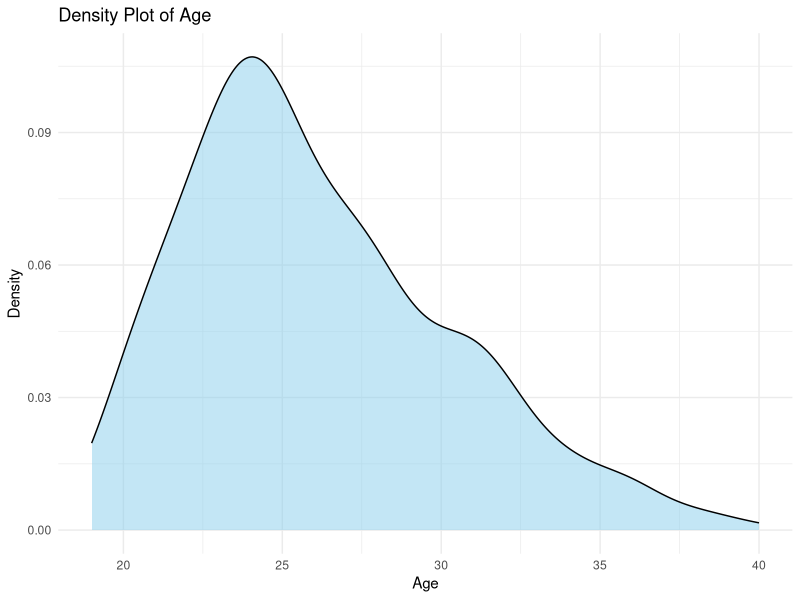
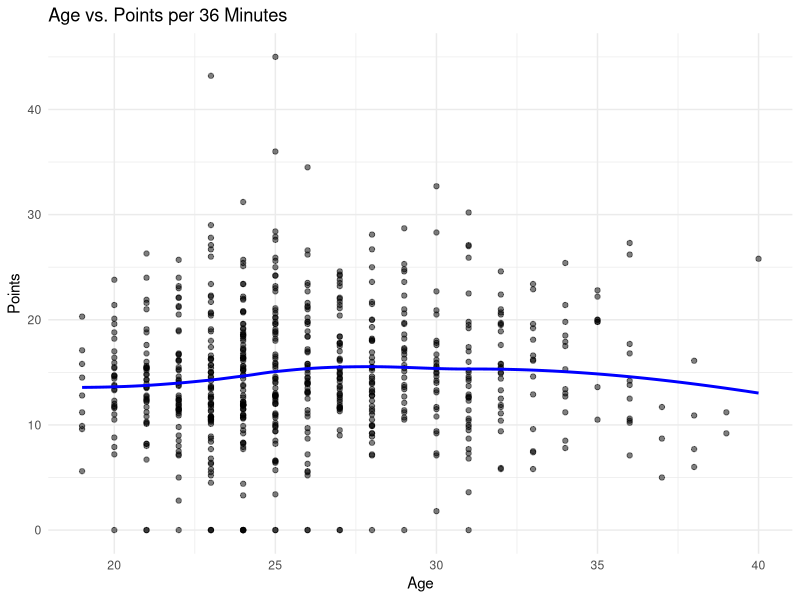
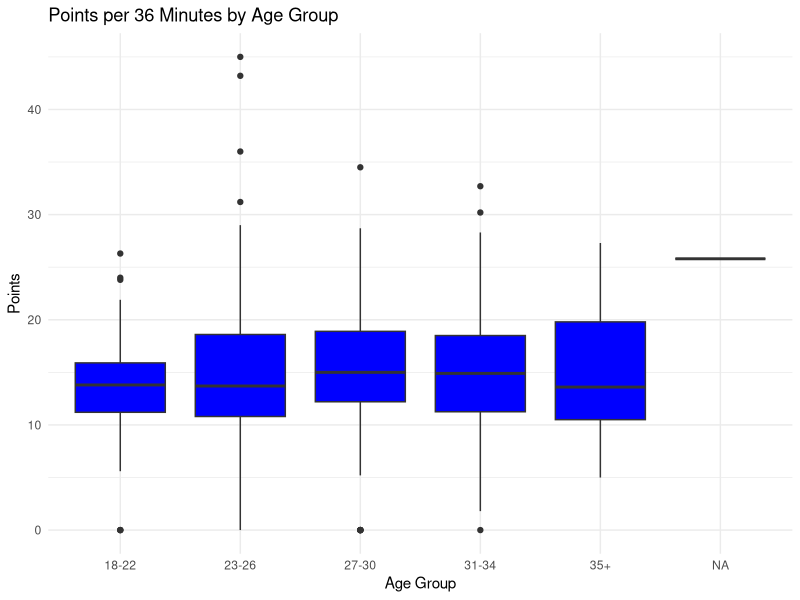

Here is the R script that generated these plots, in order:
# Age and Experience Analysis
# Coder 4 - Lihui Duan

# Load required packages
library(readr)    # For reading CSV files
library(dplyr)    # For data manipulation
library(ggplot2)  # For data visualization

# ------------------------------
# 1. Read the cleaned NBA data from CSV file.
# ------------------------------

nba <- read_csv("Output/nba_clean.csv")

# Print first few rows for verification
print("Preview of cleaned NBA data:")
print(head(nba))

# ------------------------------
# 2. Create visualizations for age distribution.
# Includes density plot.
# ------------------------------

# 2 Density Plot of Age
age_density <- ggplot(nba, aes(x = Age)) +
  geom_density(fill = "skyblue", alpha = 0.5) +
  labs(title = "Density Plot of Age",
       x = "Age", y = "Density") +
  theme_minimal()

ggsave("Output/age_density.png", age_density, width = 8, height = 6)

# ------------------------------
# 3. Investigate relationship between age and performance.
# We use points per 36 minutes (PTS) as primary performance metric.
# ------------------------------

age_vs_pts <- ggplot(nba, aes(x = Age, y = PTS)) +
  geom_point(alpha = 0.5) +
  geom_smooth(method = "loess", se = FALSE, color = "blue") +
  labs(title = "Age vs. Points per 36 Minutes",
       x = "Age", y = "Points") +
  theme_minimal()

ggsave("Output/age_vs_points.png", age_vs_pts, width = 8, height = 6)

# ------------------------------
# 4. Compare performance across age groups.
# Create boxplots of points by age intervals.
# ------------------------------

# 4.1 Create age group variable
nba <- nba %>%
  mutate(age_group = cut(Age, breaks = c(18, 22, 26, 30, 34, 40),
                         labels = c("18-22", "23-26", "27-30", "31-34", "35+"),
                         right = FALSE))

# 4.2 Boxplot of Points by Age Group
boxplot_age <- ggplot(nba, aes(x = age_group, y = PTS)) +
  geom_boxplot(fill = "blue") +
  labs(title = "Points per 36 Minutes by Age Group",
       x = "Age Group", y = "Points") +
  theme_minimal()

ggsave("Output/age_group_boxplot.png", boxplot_age, width = 8, height = 6)

# ------------------------------
# 5. Identify peak performance age.
# Based on age group with highest average points.
# ------------------------------

peak_age <- nba %>%
  group_by(Age) %>%
  summarise(mean_points = mean(PTS, na.rm = TRUE)) %>%
  arrange(desc(mean_points)) %>%
  slice(1)

print("Peak performance age:")
print(peak_age)

write_csv(peak_age, "Output/peak_age.csv")
